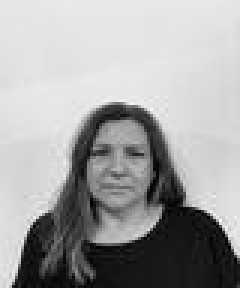
#> input picture imagenes/1A59104.jpeg, 80 x 96 px (shown 3 times larger); its folder holds 5 pictures in this run
$ python red_neuronal.py
#> lines starting #> are read from the running program, lines starting #| are printed output that depends on the picture
### probando2.py
import cv2
import os

# solo apto para imagenes 80x96
def manipular_imagenes(carpeta, carpeta_nueva):

    # 0 = A = CLAUDIA
    # 1 = B = ROSARIO
#> called with carpeta = './imagenes', carpeta_nueva = './modificadas/'
    persona = 0
    # carpeta = path carpeta donde estan las imagenes que quiero modificar
    contenido = os.listdir(carpeta)
    contenido.sort()
    tabla_de_verdad = []
    for i in contenido:
        datos_foto = [] # renglon tabla d verdad
        print('Procesando imagen...')
        img = cv2.imread('./imagenes/'+i)
#> img is the input picture: shape (96, 80, 3); min 0, max 255, mean 163.2

        if i[1] == 'A':
            persona = 0
        else:
            persona = 1

        #borramos parte izquierda
        img[0:96, 0:15] = (255, 255, 255)
        #borramos parte derecha
        img[0:96, -15:] = (255, 255, 255)
        #eliminamos arriba
        img[0:25, 0:80] = (255, 255, 255)
#> img: shape (96, 80, 3); min 0, max 255, mean 192.7
        #eliminamos abajo
        img[75:, 0:80] = (255, 255, 255)
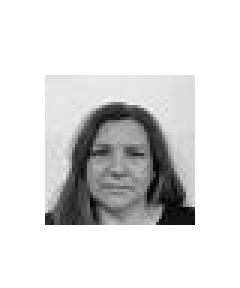
#> img: shape (96, 80, 3) (shown 3 times larger); min 0, max 255, mean 220.9
        contador = 0
        for j in img:
            for k in j:
                contador += 1
                datos_foto.append((k[0])/255)
#> this loop made 96 passes
#> after the loop, contador = 7680; datos_foto = 7680 values, max 1 at index 0, min 0 at index 4851, mean 0.866

        datos_foto.append(persona)
        #print(contador) corroboracion 7680
        tabla_de_verdad.append(datos_foto)
#> pass 2 of the loop in manipular_imagenes, `for i in contenido:`:
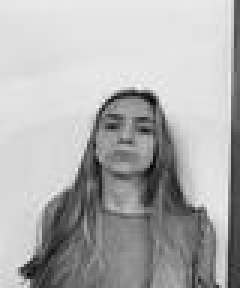
#> input picture imagenes/1B59104.jpeg, 80 x 96 px (shown 3 times larger)
#> in manipular_imagenes, img is the input picture: shape (96, 80, 3); min 1, max 242, mean 175.4
#> in manipular_imagenes, `img[75:, 0:80] = (255, 255, 255)`:
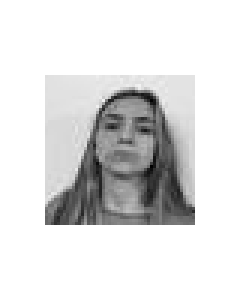
#> img: shape (96, 80, 3) (shown 3 times larger); min 1, max 255, mean 221.6
#> the loop in manipular_imagenes, `for j in img:` made 96 passes
#> after the loop in manipular_imagenes, `for j in img:`: contador = 7680; datos_foto = 7680 values, max 1 at index 0, min 0.00392 at index 2690, mean 0.869
#> pass 3 of the loop in manipular_imagenes, `for i in contenido:`:
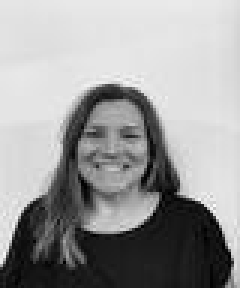
#> input picture imagenes/2A59104.jpeg, 80 x 96 px (shown 3 times larger)
#> in manipular_imagenes, img is the input picture: shape (96, 80, 3); min 0, max 252, mean 155.3
#> in manipular_imagenes, `img[75:, 0:80] = (255, 255, 255)`:
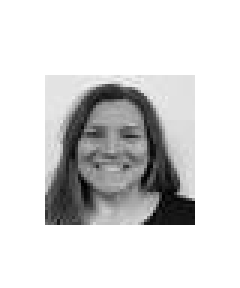
#> img: shape (96, 80, 3) (shown 3 times larger); min 0, max 255, mean 216.8
#> after the loop in manipular_imagenes, `for j in img:`: contador = 7680; datos_foto = 7680 values, max 1 at index 0, min 0 at index 4609, mean 0.85
#> the loop made 5 passes; the first 3 are shown
        #cv2.imwrite(carpeta_nueva+i,img)

    #print(len(tabla_de_verdad)) #10
    #print(len(tabla_de_verdad[0])) # 7681 = pixeles + persona

    return tabla_de_verdad

# [9 lines left out: function manipular_imagen, not called in this run]

### red_neuronal.py
import numpy as np
import math
import matplotlib.pyplot as plt
from probando2 import *
import random
import time
from multiprocessing import Pool

def sigmoid(x):
	sig = 1 / (1 + math.exp(-x))
	return sig

class Perceptron:
	def __init__(self, capa, neurona, nro_entradas):
		self.capa = capa
		self.neurona = neurona
		self.pesos = [random.uniform(-0.01, 0.01) for _ in range(nro_entradas+1)]
		self.resultado = None
		self.error = None
		self.isInOutputLayer = None

	def sumatoria(self, entrada):
		z = 0  # inicializo en 0
		for i in range(len(entrada)):
			z += (entrada[i]) * self.pesos[i]
		self.resultado = sigmoid(z)

	def actualizar_pesos(self, lr, entrada):
		#print('actualizando pesos')
		for i in range(len(entrada)):
			delta = self.error * lr * entrada[i]
			self.pesos[i] += delta

	def alimentar_neurona(self,red, dato, lr, bias, error):
		if self.capa == 0:
			entrada = [bias] + list(dato[:-1])

		else:
			resultados_anteriores = [i.resultado for i in red[self.capa - 1]]
			entrada = [bias] + resultados_anteriores
			#ultima capa
			print(self.error)
		self.sumatoria(entrada)
		self.error = dato[-1] - self.resultado
		self.actualizar_pesos(lr, entrada)

class RedNeuronal:
	def __init__(self, x):
		#print('creando Estructura Red Neuronal')
		self.red = []
		self.estructura = x  # n capas ocultas
				#[7680, 100, 1]
		self.error = 1
		for capa, numero_neuronas in enumerate(self.estructura[1:]):
			lista_neuronas = []
			# i [100, 1] neurona [0-99]
			for neurona in range(numero_neuronas):
				# entradas?
				lista_neuronas.append(Perceptron(capa, neurona, self.estructura[capa]))
			(self.red).append(lista_neuronas)


	def alimentarRed(self, data, sock=None):
		lr = 0.1
		epochs = 0
		bias = 1


		while epochs < 10:
			print(f'\n***epoch {epochs}*** desde socket {sock}\n')
			for indice, dato in enumerate(data):
				#print(f'--------------------indice data {indice} epoch {epochs}--------------------')
				for capa in self.red:
					with Pool() as pool:
						multiple_results = [pool.apply_async(neurona.alimentar_neurona(self.red, dato,lr, bias, self.error), ()) for neurona in capa]


			epochs += 1

	def obtenerResultado(self, dato):
		for capa in self.red:
			for neurona in capa:
				if neurona.capa == 0:
					entrada = [1] + list(dato)
					neurona.sumatoria(entrada)
				else:
					resultados_anteriores = [i.resultado for i in self.red[neurona.capa - 1]]
					entrada = [1] + resultados_anteriores
					neurona.sumatoria(entrada)
					print("\n",neurona.capa)
					print(neurona.resultado)


if __name__ == '__main__':
	inicio_de_tiempo = time.time()
	personas = manipular_imagenes('./imagenes', './modificadas/')
	nro_entradas = len(personas[0]) - 1  # pq el ultimo elemento es 0-A y 1-B
	lista = [nro_entradas, 100, 1]
	red_neuronal = RedNeuronal(lista) # tomar primer parametro de lista como entradas.
#> (the run stopped early here; a loop or call above may not have finished)
